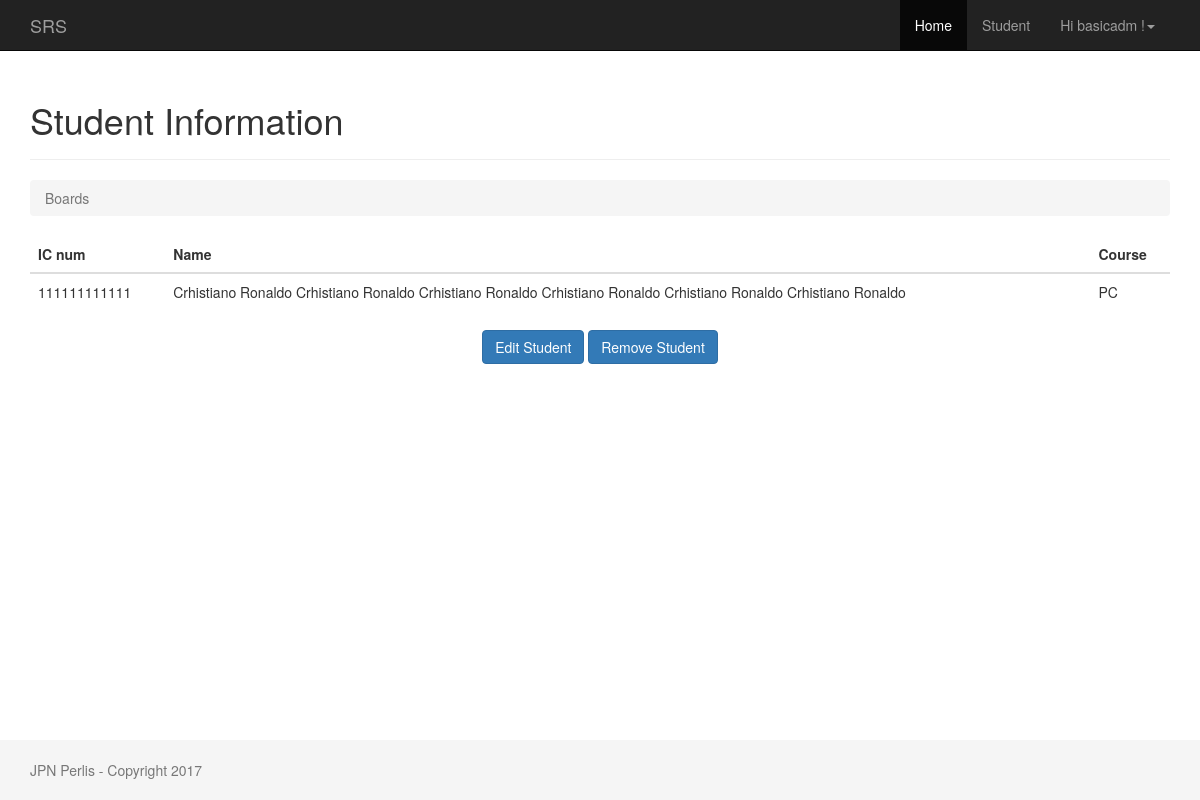
/1/ (signed in), run on the app's committed database.
### student/models.py (models this page shows, shortened)
class Student(models.Model):
    PROGAMMING = 'PR'
    NETWORKING = 'NT'
    PCTECH = 'PC'
    COURSE_CHOICES = (
        (PROGAMMING, 'Programming'),
        (NETWORKING, 'Networking'),
        (PCTECH, 'PC Technichian'),
    )
    createdby = models.ForeignKey('auth.User',on_delete=models.CASCADE)
    icnum = models.CharField('ID Number',max_length=12,unique=True,blank=False,null=False)
    name = models.CharField('Name',max_length=300)
    course = models.CharField('Courserwork',max_length=2,choices=COURSE_CHOICES,default=PCTECH,)
    created_date = models.DateTimeField('Created Date',default=timezone.now)

### student/views.py (the view)
# urls.py: url(r'^(?P<pk>\d+)/$', views.student_detail, name='student_detail'),
@login_required(login_url='/accounts/login/')
def student_detail(request,pk):
    student = get_object_or_404(Student, pk=pk)
    return render(request, 'student/student_detail.html', {'student': student})

### templates/student/student_detail.html
{% extends 'baseproj.html' %}
{% block content %}
      <div class="page-header">
        <h1>Student Information</h1>
      </div>
      <ol class="breadcrumb my-4">
        <li class="breadcrumb-item active">Boards</li>
      </ol>
      <table class="table">
        <thead class="thead-inverse">
          <tr>
            <th>IC num</th>
            <th>Name</th>
            <th>Course</th>
          </tr>
        </thead>
        <tbody>
            <tr>
              <td>
                {{ student.icnum }}
              </td>
              <td class="align-middle">{{ student.name }}</td>
              <td class="align-middle">{{ student.course }}</td>
            </tr>
        </tbody>
	  </table>
    <p class="text-center">
      <a href="{% url 'student_edit' student.pk %}" class="btn btn-primary" >Edit Student</a>
      <a href="{% url 'student_remove' student.pk %}" class="btn btn-primary" >Remove Student</a>
    </p>
{% endblock %}

### templates/baseproj.html (shortened to what this page needs)
{% load static %}
{% load i18n %}
<!DOCTYPE html>
<html lang="en">
  <head>
    <link rel="stylesheet" href="{% static 'css/bootstrap.min.css' %}">
    <link href="{% static 'css/ie10-viewport-bug-workaround.css' %}" rel="stylesheet">
    <link rel="stylesheet" href="{% static 'css/sticky-footer-navbar.css' %}">
  </head>
  <body>
    {% block navbar %}
    <nav class="navbar navbar-inverse navbar-fixed-top">
      <div class="container">
        <div class="navbar-header">
          <a class="navbar-brand" href="#">SRS</a>
        </div>
        <div id="navbar" class="collapse navbar-collapse navbar-right">
          <ul class="nav navbar-nav">
            {% block home_navbar %}<li class="active"><a href="/">Home</a></li>{% endblock %}
            {% block student_navbar %}<li><a href="{% url 'student_home' %}">Student</a></li>{% endblock %}
            {% block user_navbar %}
              {% if user.is_authenticated %}
                <li class="dropdown">
                  <a href="#" class="dropdown-toggle" data-toggle="dropdown" role="button" aria-haspopup="true" aria-expanded="false"></span> Hi {{ user.username }} !<span class="caret"></span></a>
                </li>
              {% else %}
                <li><a href="/accounts/login/">Sign In</a></li>
                <li><a href="/accounts/signup/">Sign Up</a></li>
              {% endif %}
            {% endblock %}
          </ul>
        </div>
      </div>
    </nav>
    {% endblock %}
    {% block maincontent %}
    <div class="container">
      {% block content %}{% endblock %}
    </div>
    {% endblock %}
    {% block footer %}
    <footer class="footer">
      <div class="container">
        <p class="text-muted">JPN Perlis - Copyright 2017</p>
      </div>
    </footer>
    {% endblock %}
  </body>
</html>

### static/css/sticky-footer-navbar.css (style rules this page uses)
html { position: relative; min-height: 100%; }
body { margin-bottom: 60px; }
.footer { position: absolute; bottom: 0; width: 100%; height: 60px; background-color: #f5f5f5; }
body > .container { padding: 60px 15px 0; }
.container .text-muted { margin: 20px 0; }
.footer > .container { padding-right: 15px; padding-left: 15px; }

### data on the page
Student: icnum "111111111111", name "Crhistiano Ronaldo Crhistiano Ronaldo Crhistiano Ronaldo Crhistiano Ronaldo Crhistiano Ronaldo Crhistiano Ronaldo", course "PC"

### other printed values
{{ user.username }} "basicadm"
